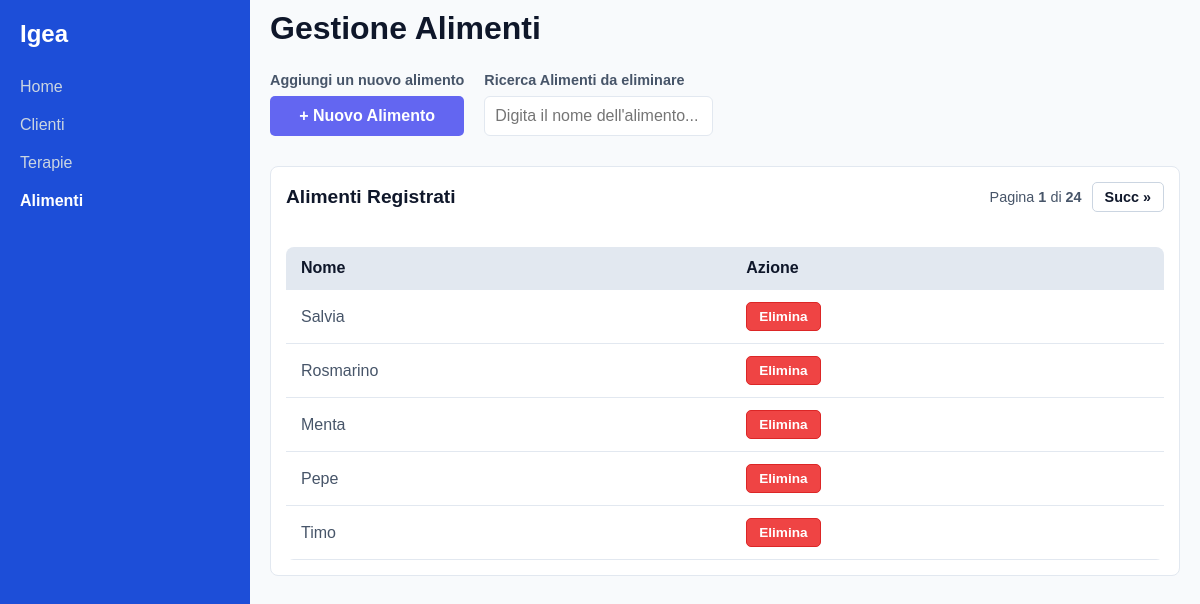
/alimenti.php, run on the app's committed database.
### tables this page shows
CREATE TABLE `alimenti` (
  `id` int(11) NOT NULL,
  `nome` varchar(50) NOT NULL
);

### alimenti.php (the view, shortened to what this page needs)
<?php
    $conn = new mysqli("localhost", "root", "", "terranova");
    $elementi_per_pagina = 5;
    $page = isset($_GET['page']) && is_numeric($_GET['page']) ? (int)$_GET['page'] : 1;
    $offset = ($page - 1) * $elementi_per_pagina;
    $count_query = "SELECT COUNT(*) as totale FROM alimenti";
    $count_result = $conn->query($count_query);
    $totale_elementi = $count_result->fetch_assoc()['totale'];
    $totale_pagine = ceil($totale_elementi / $elementi_per_pagina);
?>
<!DOCTYPE html>
<html lang="it">
    <head>
        <link rel="stylesheet" href="style.css">
    </head>
    <body>
        <aside class="sidebar">
            <h1>Igea</h1>
            <nav>
                <a href="index.php">Home</a>
                <a href="pazienti.php">Clienti</a>
                <a href="farmaci.php">Terapie</a>
                <a href="alimenti.php" class="active">Alimenti</a>
            </nav>
        </aside>
        <main class="main-content">
            <div>
                <h1 class="page-title">Gestione Alimenti</h1>
                <div style="display: flex; align-items: flex-end; gap: 20px; margin-bottom: 30px;">
                    <div>
                        <label class="section-label">Aggiungi un nuovo alimento</label>
                        <a href="nuovo_alimento.php" class="btn-azione" style="height: 40px; padding: 0 20px; display: flex; align-items: center; justify-content: center; box-sizing: border-box; text-decoration: none;">+ Nuovo Alimento</a>
                    </div>
                    <div style="position: relative;">
                        <label class="section-label">Ricerca Alimenti da eliminare</label>
                        <input type="text" id="searchAlimenti" class="search-input" placeholder="Digita il nome dell'alimento..." autocomplete="off">
                    </div>
                </div>
            </div>
            <div class="card-cruscotto">
                <div style="display: flex; justify-content: space-between; align-items: center; margin-bottom: 15px;">
                    <h2 style="margin: 0;">Alimenti Registrati</h2>
                    <div style="display: flex; align-items: center; gap: 10px;">
                        <span class="pagination-text">
                            Pagina <strong><?= $page ?></strong> di <strong><?= max(1, $totale_pagine) ?></strong>
                        </span>
                        <?php if($page < $totale_pagine): ?>
                            <a href="?page=<?= $page + 1 ?>" class="btn-page">Succ &raquo;</a>
                        <?php endif; ?>
                    </div>
                </div>
                <table>
                    <thead>
                        <tr>
                            <th>Nome</th>
                            <th>Azione</th>
                        </tr>
                    </thead>
                    <tbody>
                        <?php
                            $query = "SELECT * FROM alimenti ORDER BY id DESC LIMIT $elementi_per_pagina OFFSET $offset";
                            $result = $conn->query($query);
                            if ($result && $result->num_rows > 0) {
                                while ($row = $result->fetch_assoc()) {
                                    echo "<tr>";
                                    echo "<td>".$row['nome']."</td>";
                                    echo "<td>";
                                    echo "<a href='#' class='btn-elimina' onclick=\"confermaEliminazione('Alimento', '".$row['nome']."', 'elimina_alimento.php?id=".$row['id']."'); return false;\">Elimina</a>";
                                    echo "</td>";
                                    echo "</tr>";
                                }
                            } else {
                                echo "<tr><td colspan='2' class='empty-msg'>Nessun alimento registrato.</td></tr>";
                            }
                        ?>
                    </tbody>
                </table>
            </div>
        </main>
    </body>
</html>

### style.css (style rules this page uses)
:root { --bg-page: #f8fafc; --bg-card: #ffffff; --text-main: #0f172a; --text-muted: #475569; --border-color: #e2e8f0; --primary-color: #6366f1; --sidebar-bg: #1d4ed8; --sidebar-text: #ffffff; }
html, body { height: 100%; margin: 0; overflow: hidden; font-family: Arial, sans-serif; background-color: var(--bg-page); color: var(--text-main); transition: background-color 0.3s, color 0.3s; }
body { display: flex; }
.sidebar { width: 250px; background-color: var(--sidebar-bg); color: var(--sidebar-text); padding: 20px; box-sizing: border-box; transition: background-color 0.3s; }
.sidebar h1 { margin-top: 0; color: #fff; }
.sidebar a { display: block; color: #cbd5e1; text-decoration: none; padding: 10px 0; }
.sidebar a:hover, .sidebar a.active { color: #fff; font-weight: bold; }
.main-content { flex: 1; height: 100vh; display: flex; flex-direction: column; box-sizing: border-box; padding: 10px 20px 20px 20px; overflow-y: auto; }
.btn-azione { background-color: var(--primary-color); color: white; text-decoration: none; padding: 0 15px; border-radius: 5px; height: 35px; display: flex; align-items: center; justify-content: center; font-weight: bold; border: none; cursor: pointer; }
.card-cruscotto { background-color: var(--bg-card); border: 1px solid var(--border-color); border-radius: 8px; padding: 15px; box-sizing: border-box; display: flex; flex-direction: column; min-height: 0; transition: background-color 0.3s, border-color 0.3s; }
.card-cruscotto h2 { margin-top: 0; font-size: 1.2rem; margin-bottom: 15px; }
label { display: block; margin-bottom: 5px; font-weight: 600; color: var(--text-main); font-size: 0.9rem; }
input[type="text"], input[type="number"], input[type="date"], input[type="email"], input[type="tel"], input[type="time"], select, textarea { width: 100%; padding: 10px; border-radius: 6px; border: 1px solid var(--border-color); background: var(--bg-card); color: var(--text-main); font-size: 1rem; box-sizing: border-box; transition: border-color 0.2s, box-shadow 0.2s; font-family: Arial, sans-serif; }
table { width: 100%; border-collapse: collapse; background: var(--bg-card); border-radius: 8px; overflow: hidden; margin-top: 20px; }
th, td { padding: 12px 15px; text-align: left; border-bottom: 1px solid var(--border-color); }
th { background-color: var(--border-color); font-weight: 700; color: var(--text-main); }
td { color: var(--text-muted); }

### alimenti.php (style rules this page uses)
.page-title { font-size: 2rem; color: #0f172a; margin-bottom: 25px; margin-top: 0; transition: color 0.3s; }
.section-label { display: block; font-size: 0.9rem; color: #475569; margin-bottom: 8px; font-weight: 600; transition: color 0.3s; }
.search-input { width: 300px; height: 40px; padding: 0 15px; border: 1px solid #cbd5e1; border-radius: 5px; box-sizing: border-box; font-size: 0.95rem; outline: none; background-color: #f8fafc; color: #0f172a; transition: all 0.3s; }
.btn-elimina { display: inline-block; padding: 6px 12px; background-color: #ef4444; color: #ffffff; text-decoration: none; border-radius: 5px; font-size: 0.85rem; font-weight: bold; border: 1px solid #dc2626; transition: background-color 0.2s, transform 0.1s; }
.btn-page { padding: 6px 12px; border: 1px solid #cbd5e1; background-color: #ffffff; color: #0f172a; text-decoration: none; border-radius: 5px; font-size: 0.9rem; font-weight: bold; transition: all 0.2s; }
.pagination-text { font-size: 0.9rem; color: #475569; transition: color 0.3s; }

### data on the page
alimenti: nome "Salvia"
alimenti: nome "Rosmarino"
alimenti: nome "Menta"
alimenti: nome "Pepe"
alimenti: nome "Timo"

### other printed values
$page "1"
max(1, $totale_pagine) "24"
